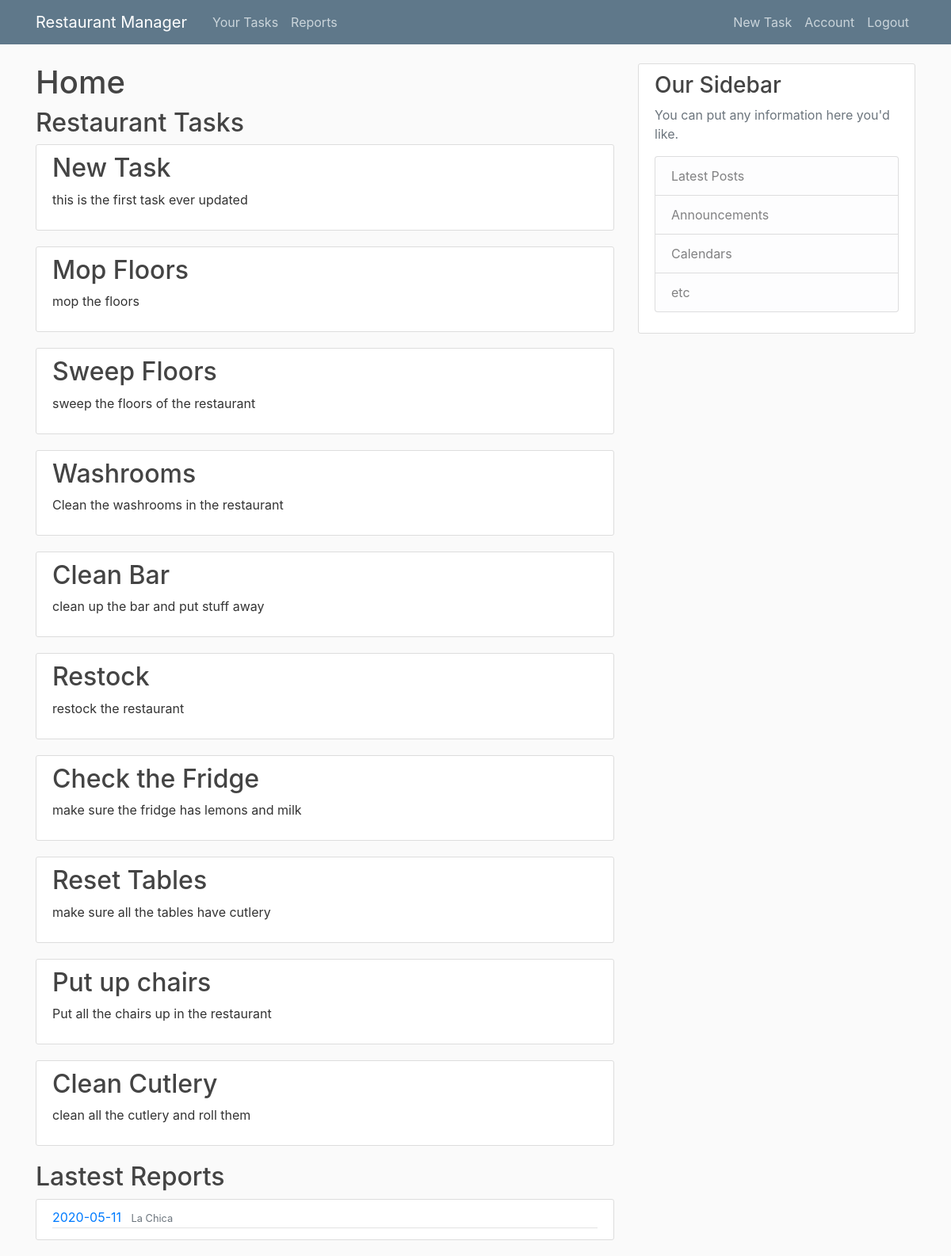
Screenshot of /home (signed in) with the database file from the repository.
### restaurantmanager/models.py (models this page shows, shortened)
class Task(db.Model):
    id = db.Column(db.Integer, primary_key=True)
    name = db.Column(db.String(30), nullable=False)
    description = db.Column(db.String(250), nullable=True)
    r_id = db.Column(db.Integer, db.ForeignKey('restaurant.id'), nullable=False)

class Report(db.Model):
    id = db.Column(db.Integer, primary_key=True)
    r_id = db.Column(db.Integer, db.ForeignKey('restaurant.id'))
    report_date = db.Column(db.DateTime, nullable=False, default=datetime.utcnow)
    comment = db.Column(db.String(250), nullable=True)
    completed_tasks = db.relationship('Completed_Task', backref='report', lazy=True)

class Restaurant(db.Model):
    id = db.Column(db.Integer, primary_key=True)
    name = db.Column(db.String(50), nullable=False)
    image_file = db.Column(db.String(100), nullable=False, default='default_restaurant.jpg')
    tasks = db.relationship('Task', backref='restaurant', lazy=True)
    reports = db.relationship('Report', backref='restaurant', lazy=True)

### restaurantmanager/main/routes.py (the view)
@main.route('/home')
@login_required
def home():
    tasks = Task.query.all()
    user_role = Role.query.filter_by(user_id=current_user.id).first()
    r_id = user_role.r_id
    reports = Report.query.filter_by(r_id=r_id)
    return render_template('home.html', tasks=tasks, reports=reports)

### restaurantmanager/models.py (called while the page is built)
@login_manager.user_loader
def load_user(user_id):
    return User.query.get(int(user_id))

### restaurantmanager/Templates/home.html
{% extends "layout.html" %}
{% block content %}
    <h1>Home</h1>
    <h2>Restaurant Tasks</h2>
    {% for task in tasks%}
        <article class="media content-section">
            <div class="media-body">
            <h2><a class="article-title" href="{{ url_for('tasks.task', task_id=task.id) }}">{{ task.name }}</a></h2>
            <p class="article-content">{{ task.description }}</p>
            </div>
        </article>
    {% endfor %}
    <h2>Lastest Reports</h2>
    {% for report in reports%}
        <article class="media content-section">
            <div class="media-body">
            <div class="article-metadata">
                <a class="mr-2" href="#">{{ report.report_date.strftime('%Y-%m-%d') }}</a>
                <small class="text-muted">{{ report.restaurant.name }}</small>
            </div>
            </div>
        </article>
    {% endfor %}
{% endblock content %}

### restaurantmanager/static/main.css (style rules this page uses)
body { background: #fafafa; color: #333333; margin-top: 5rem; }
h1, h2, h3, h4, h5, h6 { color: #444444; }
.content-section { background: #ffffff; padding: 10px 20px; border: 1px solid #dddddd; border-radius: 3px; margin-bottom: 20px; }
.article-title { color: #444444; }
.article-content { white-space: pre-line; }
.article-metadata { padding-bottom: 1px; margin-bottom: 4px; border-bottom: 1px solid #e3e3e3 }

### rows the page displays
Task: name "New Task", description "this is the first task ever updated"
Task: name "Mop Floors", description "mop the floors"
Task: name "Sweep Floors", description "sweep the floors of the restaurant"
Task: name "Washrooms", description "Clean the washrooms in the restaurant"
Task: name "Clean Bar", description "clean up the bar and put stuff away"
Task: name "Restock", description "restock the restaurant"
Task: name "Check the Fridge", description "make sure the fridge has lemons and milk"
Task: name "Reset Tables", description "make sure all the tables have cutlery"
Task: name "Put up chairs", description "Put all the chairs up in the restaurant"
Task: name "Clean Cutlery", description "clean all the cutlery and roll them"
Report: report_date "2020-05-11", restaurant.name "La Chica"
